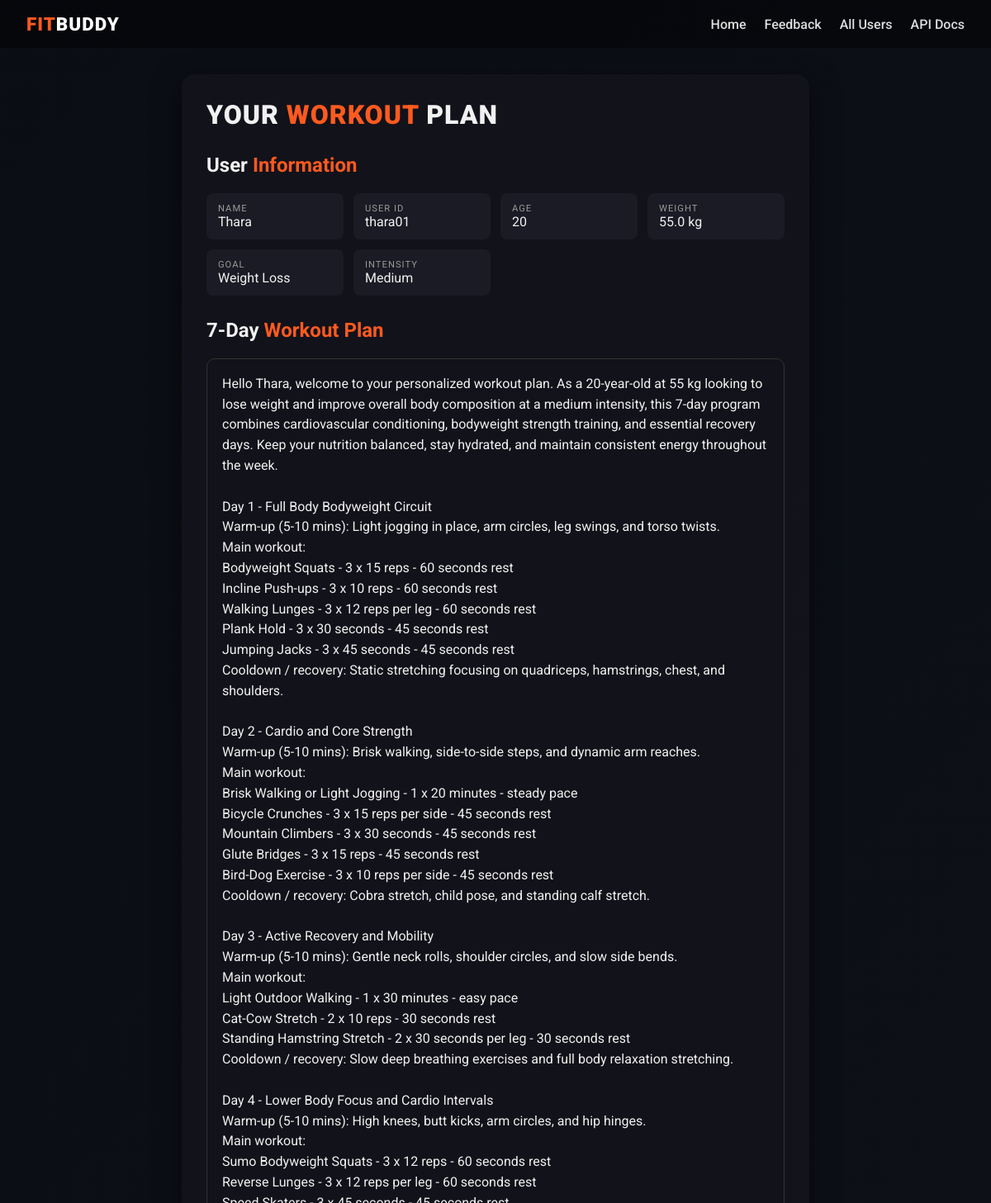
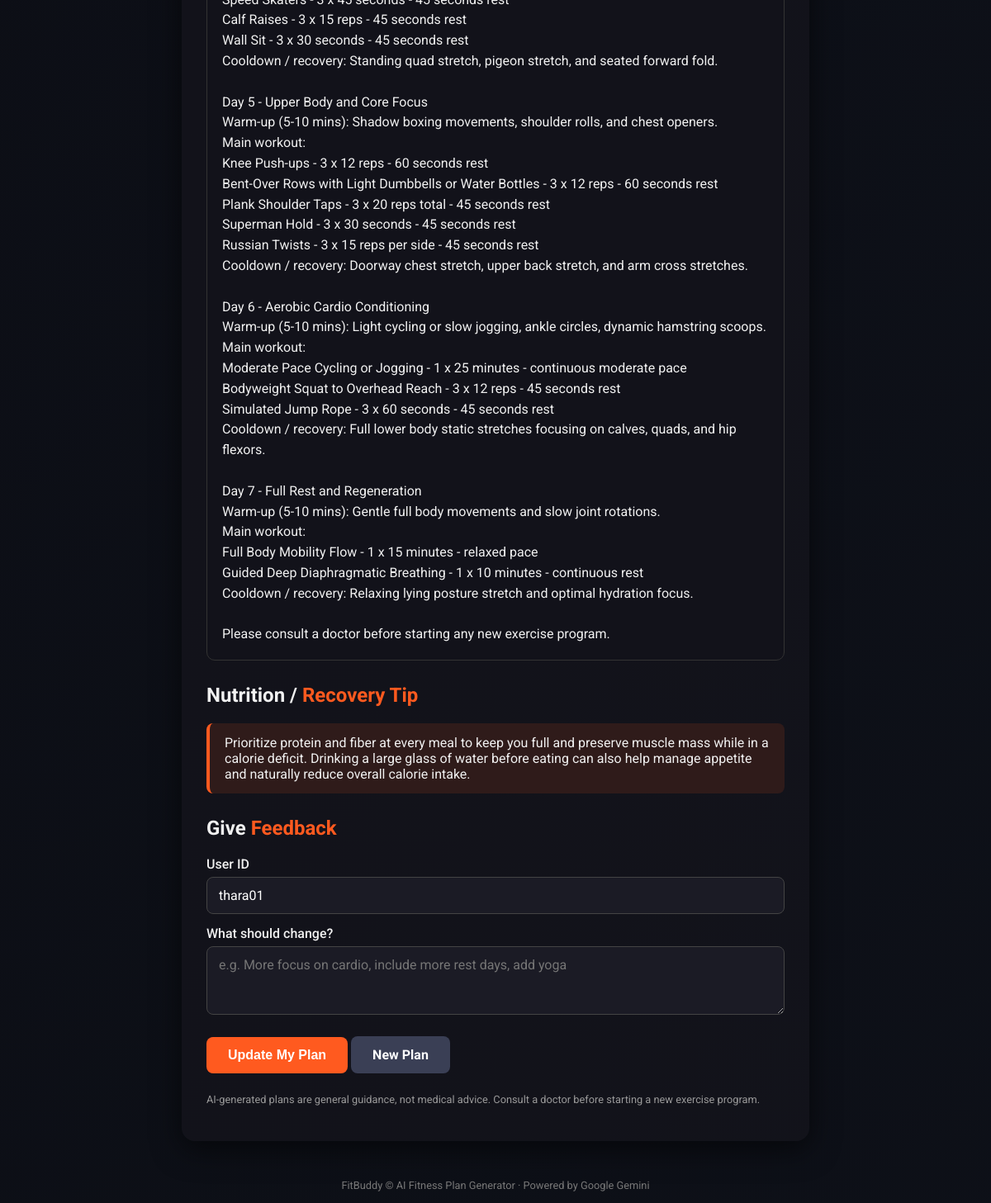
Screenshot of /plan/thara01 with the database file from the repository (2 pictures, top to bottom).
### app/database.py (models this page shows)
class Base(DeclarativeBase):
    pass

class User(Base):
    __tablename__ = "users"
    user_id: Mapped[str] = mapped_column(String(40), primary_key=True)
    username: Mapped[str] = mapped_column(String(60), nullable=False)
    age: Mapped[int] = mapped_column(Integer, nullable=False)
    weight: Mapped[float] = mapped_column(Float, nullable=False)
    goal: Mapped[str] = mapped_column(String(40), nullable=False)
    intensity: Mapped[str] = mapped_column(String(20), nullable=False)
    created_at: Mapped[datetime] = mapped_column(DateTime, default=datetime.utcnow)
    plan: Mapped[Optional["Plan"]] = relationship(
        back_populates="user", uselist=False, cascade="all, delete-orphan"
    )

class Plan(Base):
    __tablename__ = "plans"
    id: Mapped[int] = mapped_column(Integer, primary_key=True, autoincrement=True)
    user_id: Mapped[str] = mapped_column(ForeignKey("users.user_id"), unique=True, nullable=False)
    original_plan: Mapped[str] = mapped_column(Text, nullable=False)
    updated_plan: Mapped[Optional[str]] = mapped_column(Text, nullable=True)
    nutrition_tip: Mapped[Optional[str]] = mapped_column(Text, nullable=True)
    last_feedback: Mapped[Optional[str]] = mapped_column(Text, nullable=True)
    updated_at: Mapped[datetime] = mapped_column(DateTime, default=datetime.utcnow)
    user: Mapped["User"] = relationship(back_populates="plan")

### app/routes.py (the view)
@router.get("/plan/{user_id}", response_class=HTMLResponse)
def view_plan(request: Request, user_id: str, db=Depends(get_db)):
    user = get_user(db, user_id)
    plan = get_plan(db, user_id)
    if user is None or plan is None:
        return _index(request, f"No plan found for User ID '{user_id}'.", {}, 404)
    return templates.TemplateResponse(request, "result.html", build_context(user, plan))

### templates/result.html (shortened to what this page needs)
{% extends "base.html" %}
{% block content %}
<div class="card">
  <h1>Your <span>Workout</span> Plan {% if is_updated %}<span class="badge">UPDATED</span>{% endif %}</h1>
  <h2>User <span>Information</span></h2>
  <div class="info-grid">
    <div><small>Name</small>{{ username }}</div>
    <div><small>User ID</small>{{ user_id }}</div>
    <div><small>Age</small>{{ age }}</div>
    <div><small>Weight</small>{{ weight }} kg</div>
    <div><small>Goal</small>{{ goal|title }}</div>
    <div><small>Intensity</small>{{ intensity|title }}</div>
  </div>
  <h2>7-Day <span>Workout Plan</span></h2>
  <pre>{{ workout_plan }}</pre>
  <h2>Nutrition / <span>Recovery Tip</span></h2>
  <div class="tip">{{ nutrition_tip }}</div>
  <h2>Give <span>Feedback</span></h2>
  <form class="ai-form" action="/submit-feedback" method="post">
    <label for="user_id">User ID</label>
    <input id="user_id" name="user_id" type="text" required value="{{ user_id }}">
    <label for="feedback">What should change?</label>
    <textarea id="feedback" name="feedback" rows="3" minlength="3" maxlength="1000" required
              placeholder="e.g. More focus on cardio, include more rest days, add yoga"></textarea>
    <button type="submit">Update My Plan</button>
    <a class="btn secondary" href="/">New Plan</a>
  </form>
  <p class="disclaimer">AI-generated plans are general guidance, not medical advice. Consult a doctor before starting a new exercise program.</p>
</div>
{% endblock %}

### templates/base.html (style rules this page uses)
* { box-sizing: border-box; }
body { margin: 0; min-height: 100vh; font-family: 'Roboto', Arial, sans-serif; color: #f1f1f1; background: linear-gradient(rgba(10,10,15,.82), rgba(10,10,15,.88)), url('/static/images/gym.jpg') center/cover fixed, linear-gradient(135deg, #141e30, #243b55); display: flex; flex-direction: column; }
.card { width: 100%; max-width: 760px; background: rgba(20,20,28,.88); border-radius: 16px; padding: 30px; box-shadow: 0 10px 35px rgba(0,0,0,.55); }
h1 { margin-top: 0; font-weight: 900; text-transform: uppercase; letter-spacing: 1px; }
h1 span, h2 span { color: #ff5a1f; }
h2 { margin-top: 28px; }
label { display: block; margin: 14px 0 6px; font-weight: 500; }
input, select, textarea { width: 100%; padding: 12px 14px; border-radius: 8px; border: 1px solid #444; background: #1b1b25; color: #fff; font-size: 1rem; font-family: inherit; }
button, .btn { display: inline-block; margin-top: 22px; padding: 13px 26px; border: 0; border-radius: 8px; cursor: pointer; background: #ff5a1f; color: #fff; font-weight: 700; font-size: 1rem; text-decoration: none; transition: .2s; }
.btn.secondary { background: #3a3f55; }
pre { background: #12121a; padding: 18px; border-radius: 10px; border: 1px solid #333; overflow-x: auto; white-space: pre-wrap; word-wrap: break-word; line-height: 1.55; font-family: 'Roboto', Arial, sans-serif; }
.info-grid { display: grid; grid-template-columns: repeat(auto-fit, minmax(150px, 1fr)); gap: 12px; }
.info-grid div { background: #1b1b25; padding: 12px 14px; border-radius: 8px; }
.info-grid small { display: block; color: #999; text-transform: uppercase; font-size: .7rem; letter-spacing: 1px; }
.tip { background: rgba(255,90,31,.12); border-left: 4px solid #ff5a1f; padding: 14px 18px; border-radius: 8px; }
.disclaimer { font-size: .8rem; color: #999; margin-top: 24px; }

### rows the page displays
User: username "Thara", user_id "thara01", weight "55.0", goal "Weight Loss", intensity "Medium"
Plan: original_plan "Hello Thara, welcome to your personalized workout plan. As a 20-year-old at 55 kg looking to lose weight and improve overall body composition at a medium intensity, this 7-day program combines cardiovascular conditioning, bodyweight strength training, and essential recovery days. Keep your nutrition balanced, stay hydrated, and maintain consistent energy throughout the week. Day 1 - Full Body Bodyweight Circuit Warm-up (5-10 mins): Light jogging in place, arm circles, leg swings, and torso twists. Main workout: Bodyweight Squats - 3 x 15 reps - 60 seconds rest Incline Push-ups - 3 x 10 reps - 60 seconds rest Walking Lunges - 3 x 12 reps per leg - 60 seconds rest Plank Hold - 3 x 30 seconds…", nutrition_tip "Prioritize protein and fiber at every meal to keep you full and preserve muscle mass while in a calorie deficit. Drinking a large glass of water before eating can also help manage appetite and naturally reduce overall calorie intake."

### other values shown
{{ age }} "20"
